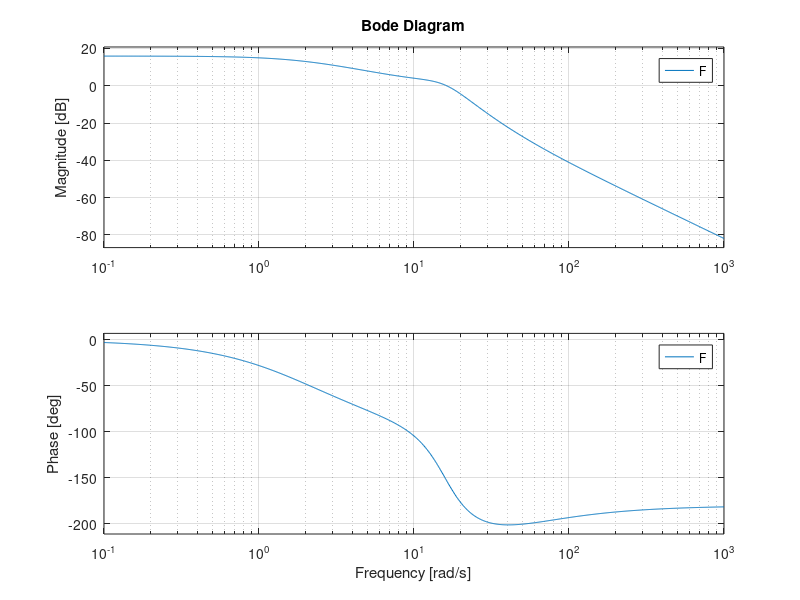
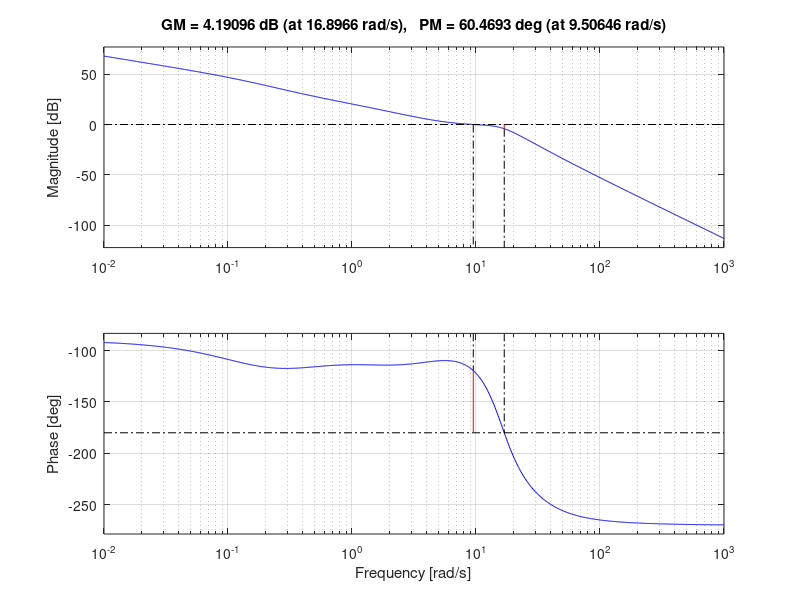
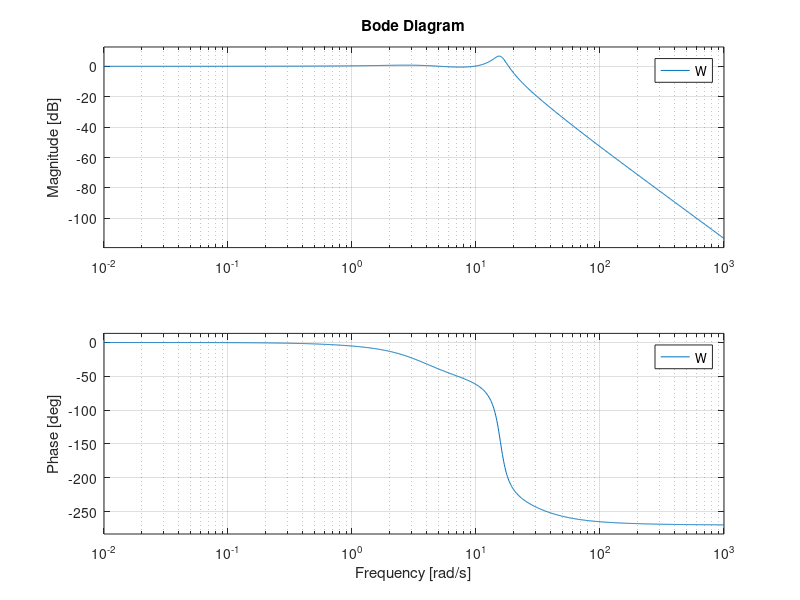
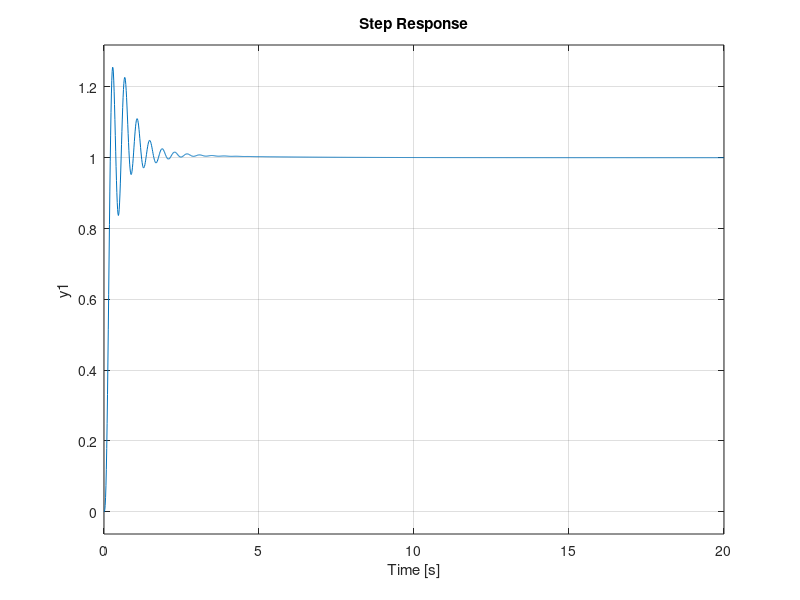

MATLAB code to generate these figures, in order:
clear all, close all

s = tf('s')

F1 = (s+40)/(s+2)
F2 = 80/(s^2+13*s+256)

F = F1*F2

Kr = 1

damp(F)

Kf1 = dcgain(F1)
Kf2 = dcgain(F2)

Kf = dcgain(F)

figure, bode(F)

Kc = 4

wc_des = 9.45

Ga1 = Kc/s*F
[m_wc_des, f_wc_des] = bode(Ga1, wc_des)

%devo recuperare 60 gradi --> metto due reti derivative da 3

md = 4;
taud = sqrt(3)/wc_des;

Rd = (1+taud*s)/(1+taud/md*s)

Ga2 = Ga1*Rd^2

[m_wc_des, f_wc_des] = bode(Ga2, wc_des)

%devo far scendere il modulo di 2.08 unita naturali

mi = 2.34
figure, bode((1+1/mi*s)/(1+s))

xi = 60
taui = xi/wc_des

Ri = (1+taui/mi*s)/(1+s*taui)

Ga3 = Ga2*Ri

margin(Ga3)

C = Kc/s*Rd^2*Ri
Ga = C*F

W = feedback(Ga, Kr)

figure, bode(W)
figure, step(W)